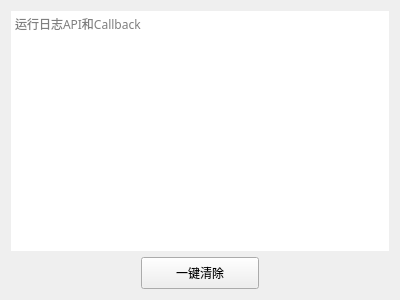
<?xml version="1.0" encoding="UTF-8"?>
<ui version="4.0">
 <class>LogWidget</class>
 <widget class="QWidget" name="LogWidget">
  <property name="geometry">
   <rect>
    <x>0</x>
    <y>0</y>
    <width>400</width>
    <height>300</height>
   </rect>
  </property>
  <property name="windowTitle">
   <string>Form</string>
  </property>
  <layout class="QVBoxLayout" name="verticalLayout">
   <item>
    <widget class="QTextEdit" name="textEdit">
     <property name="styleSheet">
      <string notr="true">color: var(--text-color-text-2, #42464E);
font-family: Menlo;
font-size: 12px;
font-style: normal;
font-weight: 400;
line-height: 150%; </string>
     </property>
     <property name="frameShape">
      <enum>QFrame::NoFrame</enum>
     </property>
     <property name="frameShadow">
      <enum>QFrame::Plain</enum>
     </property>
     <property name="lineWidth">
      <number>0</number>
     </property>
     <property name="placeholderText">
      <string>运行日志API和Callback</string>
     </property>
    </widget>
   </item>
   <item>
    <layout class="QHBoxLayout" name="horizontalLayout">
     <property name="spacing">
      <number>0</number>
     </property>
     <item>
      <spacer name="horizontalSpacer">
       <property name="orientation">
        <enum>Qt::Horizontal</enum>
       </property>
       <property name="sizeHint" stdset="0">
        <size>
         <width>40</width>
         <height>20</height>
        </size>
       </property>
      </spacer>
     </item>
     <item>
      <widget class="QPushButton" name="btn_clear">
       <property name="minimumSize">
        <size>
         <width>118</width>
         <height>32</height>
        </size>
       </property>
       <property name="maximumSize">
        <size>
         <width>118</width>
         <height>32</height>
        </size>
       </property>
       <property name="text">
        <string>一键清除</string>
       </property>
      </widget>
     </item>
     <item>
      <spacer name="horizontalSpacer_2">
       <property name="orientation">
        <enum>Qt::Horizontal</enum>
       </property>
       <property name="sizeHint" stdset="0">
        <size>
         <width>40</width>
         <height>20</height>
        </size>
       </property>
      </spacer>
     </item>
    </layout>
   </item>
  </layout>
 </widget>
 <resources/>
 <connections/>
</ui>
